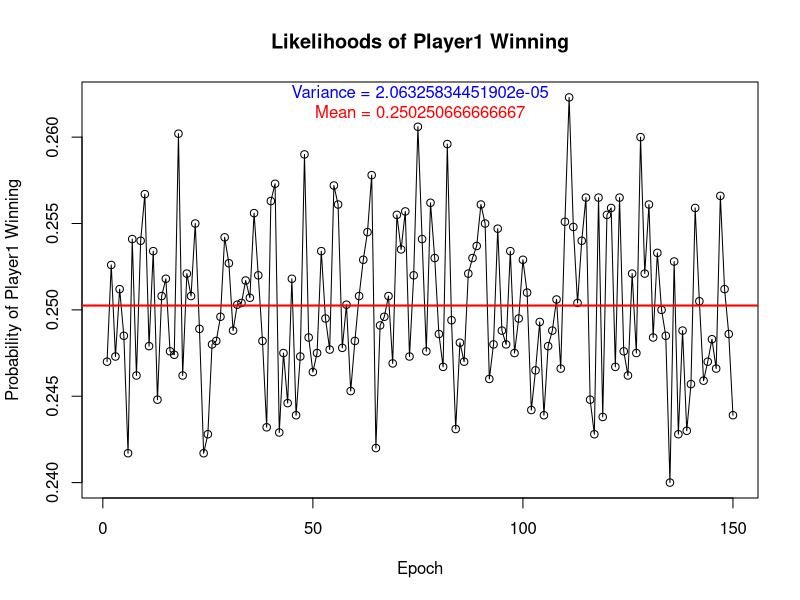

R code for this plot:
deck <- c(1:52) # The deck with N cards

# Function Sample N cards without replacement
#  Returns a vector of N cards sampled from the deck
sampleNWithoutReplacement <- function(noSamples) {
    sample(deck, noSamples, replace = FALSE)
}

# check if player 1 has won out of N players
isVictorious <- function(sample) {
    for (playerCard in sample[-1]) if (sample[1] < playerCard) return(0)
    return(1)
}

# Function to calculate the likelihood of victory
likelihoodOfVictory <- function(samples, players = 4) {
    # Do N experiments of N samples
    samples <- replicate(samples, sampleNWithoutReplacement(players), simplify = FALSE)

    # Check if player 1 has won for each sample
    result <- unlist(lapply(samples, isVictorious))

    # Calculate the likelihood of victory and display the results
    victories <- sum(result)
    return(victories / length(result))
}

runExperiementNTimes <- function(epochs,samples,players) {
    results <- c()
    for(i in 1:epochs) {
        results <- c(results, likelihoodOfVictory(samples,players))
    }
    plot(
        (1:epochs), results,
        type = "o",
        main = "Likelihoods of Player1 Winning",
        xlab = "Epoch",
        ylab = "Probability of Player1 Winning")

    mean_value <- mean(results)
    variance_value <- var(results)
    abline(h = mean_value, col = "red", lwd = 2)
    mtext(paste("Mean =", mean_value), side = 3, line = -2, col = "red")
    mtext(paste("Variance =", variance_value), side = 3, line = -1, col = "blue")
    if (interactive()) {
        Sys.sleep(10)  # Add a delay to view the plot for 10 seconds
    }
}

runExperiementNTimes(150,10000,4)